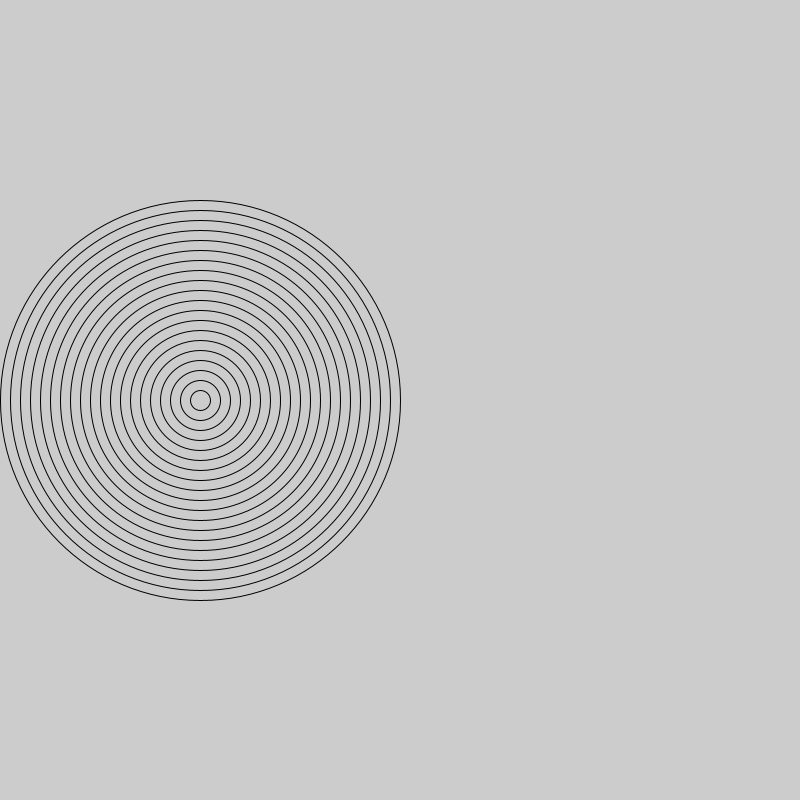
Frame 1 (no input)
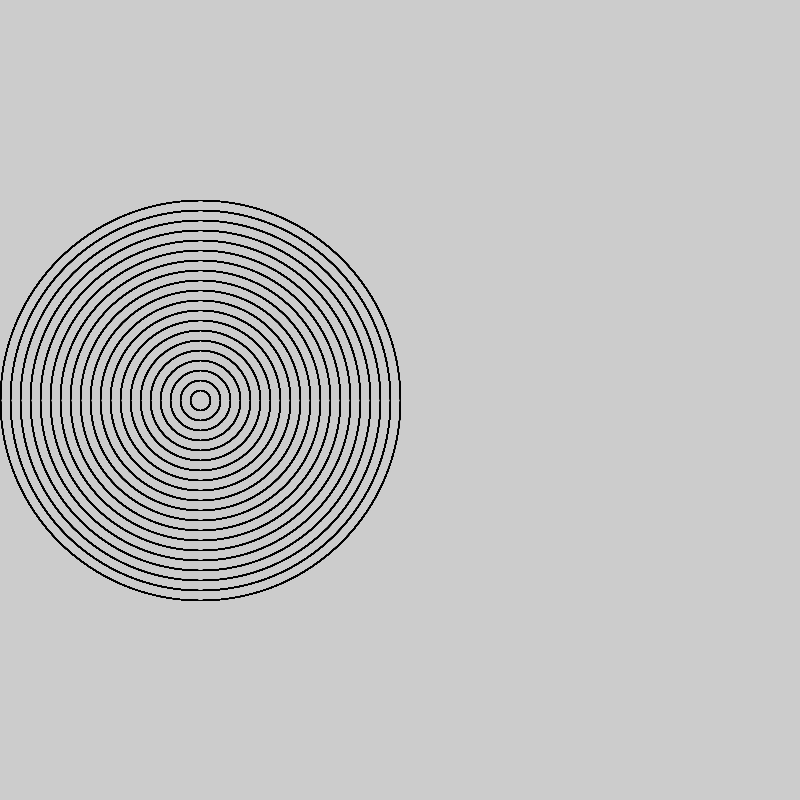
Frame 60 (the mouse pressed at the canvas centre just before this capture)
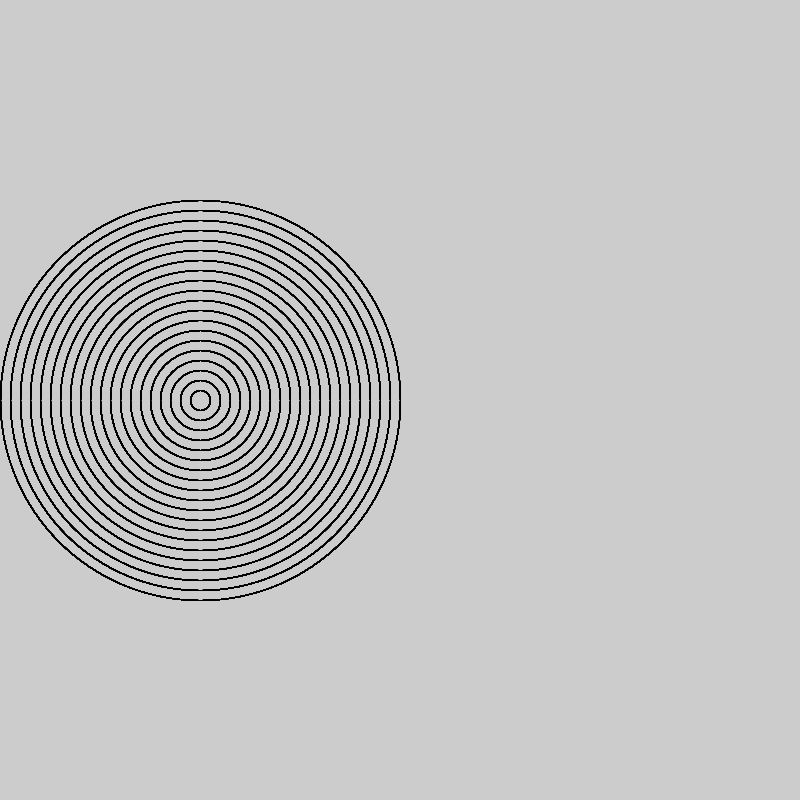
Frame 120 (the mouse held since frame 60 and released just before this capture)

The Processing sketch that drew these frames (run headless with seeded random() and noise(); from frame 60 on, the mouse is pressed at the canvas centre):

// Processing sketch: amazing_rings
// ── amazing_rings.pde
void setup () {
 size (800, 800); 
}
void draw () {
 int bob = 400;
  for (int i = 20; i > 0; i--) {
  noFill();
    ellipse (200, 400, bob, bob);
bob -= 20;
 }
  for (int i = 20; i > 0; i--) {
  noFill();
    ellipse (600, 400, bob, bob);
}
}
